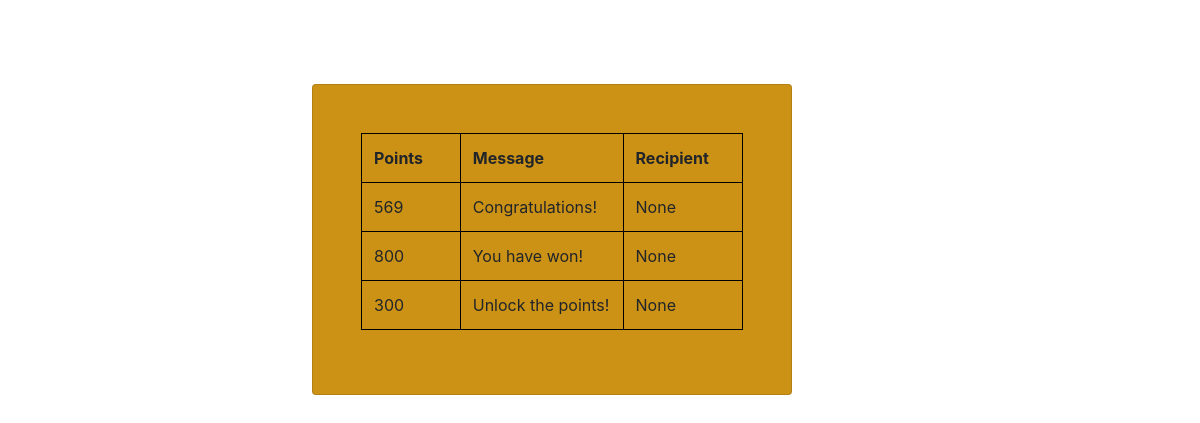
The app's page /wallet/rewards/ with its own data.
### wallet/models.py (models this page shows)
class Reward(models.Model):
    transaction = models.ForeignKey(Transaction,on_delete=models.CASCADE,related_name='reward_transaction',null=True)
    customer_id = models.IntegerField()
    message = models.CharField(max_length=50,null=True)
    date_time = models.DateTimeField(default=datetime.now)
    points = models.IntegerField()
    recipient = models.ForeignKey(Customer,on_delete=models.CASCADE,related_name='reward_recipient',null=True)

### wallet/views.py (the view)
# urls.py: path("rewards/", views.list_rewards, name="rewards_list"),
def list_rewards(request):
    rewards=Reward.objects.all()
    return render(request, "wallet/rewards_list.html",
    {"rewards":rewards})

### wallet/templates/wallet/rewards_list.html (shortened to what this page needs)
<!DOCTYPE html>
<html lang="en">
<head>
    <link rel="stylesheet" href="https://cdn.jsdelivr.net/npm/bootstrap@4.3.1/dist/css/bootstrap.min.css">
</head>
<body>
    <div class="card" style="width: 30rem; background-color: rgb(204, 146, 22); padding: 4%; margin-left: 26%; margin-top: 3%; margin-top: 7%;">
    <table class="table" style="border: 1px solid black; border-collapse: collapse;">
        <tr>
            <th class="table" style="border: 1px solid black; border-collapse: collapse; width: 15rem; margin-left: 17%;">Points</th>
            <th class="table" style="border: 1px solid black; border-collapse: collapse; width: 15rem; margin-left: 17%;">Message</th>
            <th class="table" style="border: 1px solid black; border-collapse: collapse; width: 15rem; margin-left: 17%;">Recipient</th>
        {%for reward in rewards%}
        <tr>
            <td class="table" style="border: 1px solid black; border-collapse: collapse; width: 15rem; margin-left: 17%;">{{reward.points}}</td>
            <td class="table" style="border: 1px solid black; border-collapse: collapse; width: 15rem; margin-left: 17%;">{{reward.message}}</td>
            <td class="table" style="border: 1px solid black; border-collapse: collapse; width: 15rem; margin-left: 17%;">{{reward.recipient}}</td>
        </tr>
        {% endfor %}
    </table>
    </div>
</body>
</html>

### records on screen
Reward: points "569", message "Congratulations!", recipient "None"
Reward: points "800", message "You have won!", recipient "None"
Reward: points "300", message "Unlock the points!", recipient "None"
